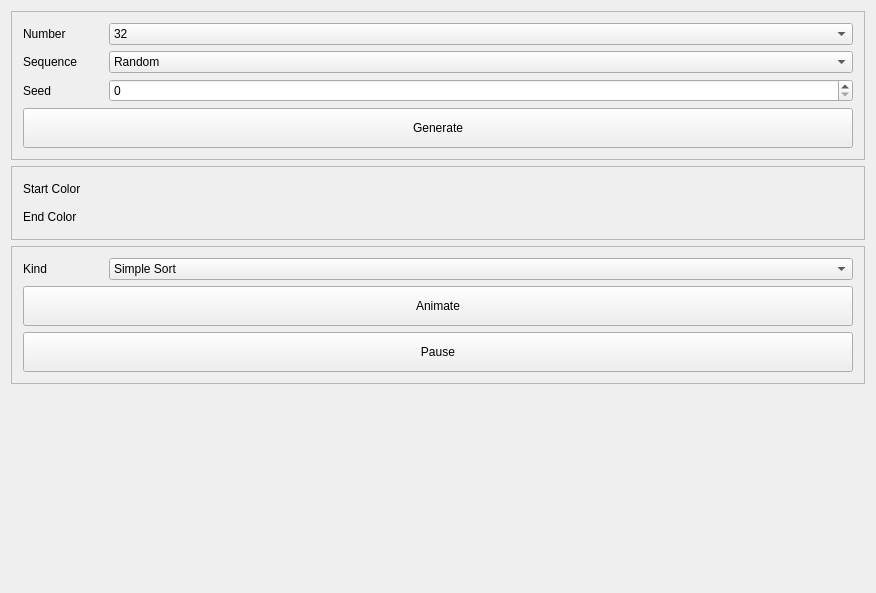
<?xml version="1.0" encoding="UTF-8"?>
<ui version="4.0">
 <class>MainWindow</class>
 <widget class="QMainWindow" name="MainWindow">
  <property name="geometry">
   <rect>
    <x>0</x>
    <y>0</y>
    <width>876</width>
    <height>593</height>
   </rect>
  </property>
  <property name="font">
   <font>
    <family>Segoe UI</family>
    <pointsize>9</pointsize>
   </font>
  </property>
  <property name="windowTitle">
   <string>MainWindow</string>
  </property>
  <widget class="QWidget" name="centralWidget">
   <layout class="QHBoxLayout" name="horizontalLayout">
    <item>
     <layout class="QGridLayout" name="gridLayout"/>
    </item>
    <item>
     <layout class="QVBoxLayout" name="verticalLayout_4">
      <item>
       <widget class="QFrame" name="frame">
        <property name="frameShape">
         <enum>QFrame::StyledPanel</enum>
        </property>
        <property name="frameShadow">
         <enum>QFrame::Raised</enum>
        </property>
        <layout class="QVBoxLayout" name="verticalLayout">
         <item>
          <layout class="QFormLayout" name="formLayout">
           <item row="0" column="0">
            <widget class="QLabel" name="label">
             <property name="minimumSize">
              <size>
               <width>80</width>
               <height>0</height>
              </size>
             </property>
             <property name="text">
              <string>Number</string>
             </property>
            </widget>
           </item>
           <item row="0" column="1">
            <widget class="QComboBox" name="comboBox">
             <item>
              <property name="text">
               <string>32</string>
              </property>
             </item>
             <item>
              <property name="text">
               <string>64</string>
              </property>
             </item>
             <item>
              <property name="text">
               <string>128</string>
              </property>
             </item>
             <item>
              <property name="text">
               <string>256</string>
              </property>
             </item>
            </widget>
           </item>
          </layout>
         </item>
         <item>
          <layout class="QFormLayout" name="formLayout_3">
           <item row="0" column="0">
            <widget class="QLabel" name="label_3">
             <property name="minimumSize">
              <size>
               <width>80</width>
               <height>0</height>
              </size>
             </property>
             <property name="text">
              <string>Sequence</string>
             </property>
            </widget>
           </item>
           <item row="0" column="1">
            <widget class="QComboBox" name="comboBox_3">
             <item>
              <property name="text">
               <string>Random</string>
              </property>
             </item>
             <item>
              <property name="text">
               <string>Ascending</string>
              </property>
             </item>
             <item>
              <property name="text">
               <string>Descending</string>
              </property>
             </item>
            </widget>
           </item>
          </layout>
         </item>
         <item>
          <layout class="QFormLayout" name="formLayout_7">
           <item row="1" column="0">
            <widget class="QLabel" name="label_6">
             <property name="minimumSize">
              <size>
               <width>80</width>
               <height>0</height>
              </size>
             </property>
             <property name="text">
              <string>Seed</string>
             </property>
            </widget>
           </item>
           <item row="1" column="1">
            <widget class="QSpinBox" name="spinBox">
             <property name="sizePolicy">
              <sizepolicy hsizetype="Preferred" vsizetype="Fixed">
               <horstretch>0</horstretch>
               <verstretch>0</verstretch>
              </sizepolicy>
             </property>
            </widget>
           </item>
          </layout>
         </item>
         <item>
          <widget class="QPushButton" name="pushButton">
           <property name="minimumSize">
            <size>
             <width>0</width>
             <height>40</height>
            </size>
           </property>
           <property name="text">
            <string>Generate</string>
           </property>
          </widget>
         </item>
        </layout>
       </widget>
      </item>
      <item>
       <widget class="QFrame" name="frame_3">
        <property name="frameShape">
         <enum>QFrame::StyledPanel</enum>
        </property>
        <property name="frameShadow">
         <enum>QFrame::Raised</enum>
        </property>
        <layout class="QVBoxLayout" name="verticalLayout_3">
         <item>
          <layout class="QFormLayout" name="formLayout_4">
           <item row="0" column="1">
            <widget class="QPushButton" name="pushButton_4">
             <property name="sizePolicy">
              <sizepolicy hsizetype="Fixed" vsizetype="Minimum">
               <horstretch>0</horstretch>
               <verstretch>0</verstretch>
              </sizepolicy>
             </property>
             <property name="minimumSize">
              <size>
               <width>80</width>
               <height>0</height>
              </size>
             </property>
             <property name="autoFillBackground">
              <bool>true</bool>
             </property>
             <property name="text">
              <string/>
             </property>
             <property name="flat">
              <bool>true</bool>
             </property>
            </widget>
           </item>
           <item row="0" column="0">
            <widget class="QLabel" name="label_4">
             <property name="minimumSize">
              <size>
               <width>80</width>
               <height>0</height>
              </size>
             </property>
             <property name="text">
              <string>Start Color</string>
             </property>
            </widget>
           </item>
          </layout>
         </item>
         <item>
          <layout class="QFormLayout" name="formLayout_5">
           <item row="0" column="0">
            <widget class="QLabel" name="label_5">
             <property name="minimumSize">
              <size>
               <width>80</width>
               <height>0</height>
              </size>
             </property>
             <property name="text">
              <string>End Color</string>
             </property>
            </widget>
           </item>
           <item row="0" column="1">
            <widget class="QPushButton" name="pushButton_5">
             <property name="sizePolicy">
              <sizepolicy hsizetype="Fixed" vsizetype="Minimum">
               <horstretch>0</horstretch>
               <verstretch>0</verstretch>
              </sizepolicy>
             </property>
             <property name="minimumSize">
              <size>
               <width>80</width>
               <height>0</height>
              </size>
             </property>
             <property name="autoFillBackground">
              <bool>true</bool>
             </property>
             <property name="text">
              <string/>
             </property>
             <property name="flat">
              <bool>true</bool>
             </property>
            </widget>
           </item>
          </layout>
         </item>
        </layout>
       </widget>
      </item>
      <item>
       <widget class="QFrame" name="frame_2">
        <property name="frameShape">
         <enum>QFrame::StyledPanel</enum>
        </property>
        <property name="frameShadow">
         <enum>QFrame::Raised</enum>
        </property>
        <layout class="QVBoxLayout" name="verticalLayout_2">
         <item>
          <layout class="QFormLayout" name="formLayout_2">
           <item row="0" column="0">
            <widget class="QLabel" name="label_2">
             <property name="minimumSize">
              <size>
               <width>80</width>
               <height>0</height>
              </size>
             </property>
             <property name="text">
              <string>Kind</string>
             </property>
            </widget>
           </item>
           <item row="0" column="1">
            <widget class="QComboBox" name="comboBox_2">
             <item>
              <property name="text">
               <string>Simple Sort</string>
              </property>
             </item>
             <item>
              <property name="text">
               <string>Bubble Sort</string>
              </property>
             </item>
             <item>
              <property name="text">
               <string>Selection Sort</string>
              </property>
             </item>
             <item>
              <property name="text">
               <string>Insertion Sort</string>
              </property>
             </item>
             <item>
              <property name="text">
               <string>Shell Sort</string>
              </property>
             </item>
             <item>
              <property name="text">
               <string>Quick Sort</string>
              </property>
             </item>
             <item>
              <property name="text">
               <string>Heap Sort</string>
              </property>
             </item>
             <item>
              <property name="text">
               <string>Merge Sort</string>
              </property>
             </item>
            </widget>
           </item>
          </layout>
         </item>
         <item>
          <widget class="QPushButton" name="pushButton_2">
           <property name="minimumSize">
            <size>
             <width>0</width>
             <height>40</height>
            </size>
           </property>
           <property name="text">
            <string>Animate</string>
           </property>
          </widget>
         </item>
         <item>
          <widget class="QPushButton" name="pushButton_3">
           <property name="minimumSize">
            <size>
             <width>0</width>
             <height>40</height>
            </size>
           </property>
           <property name="text">
            <string>Pause</string>
           </property>
          </widget>
         </item>
        </layout>
       </widget>
      </item>
      <item>
       <spacer name="verticalSpacer">
        <property name="orientation">
         <enum>Qt::Vertical</enum>
        </property>
        <property name="sizeHint" stdset="0">
         <size>
          <width>20</width>
          <height>40</height>
         </size>
        </property>
       </spacer>
      </item>
     </layout>
    </item>
   </layout>
  </widget>
  <widget class="QMenuBar" name="menuBar">
   <property name="geometry">
    <rect>
     <x>0</x>
     <y>0</y>
     <width>876</width>
     <height>20</height>
    </rect>
   </property>
  </widget>
 </widget>
 <layoutdefault spacing="6" margin="11"/>
 <resources/>
 <connections/>
</ui>
